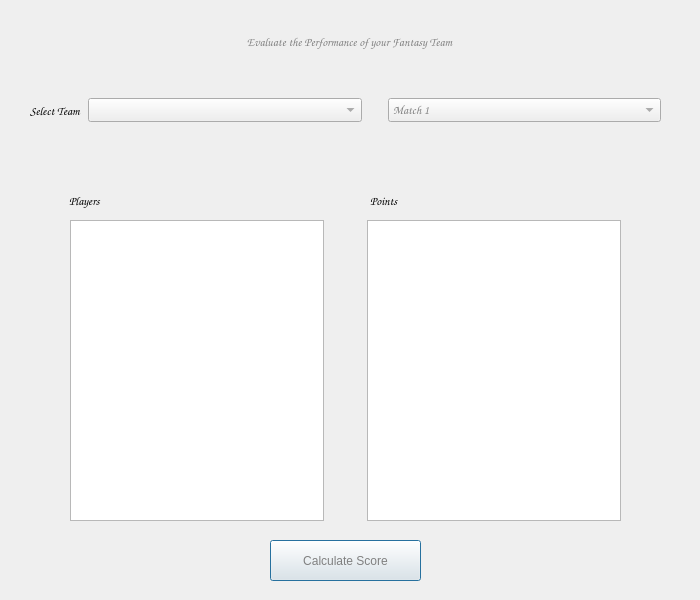
<?xml version="1.0" encoding="UTF-8"?>
<ui version="4.0">
 <class>Dialog</class>
 <widget class="QDialog" name="Dialog">
  <property name="geometry">
   <rect>
    <x>0</x>
    <y>0</y>
    <width>700</width>
    <height>600</height>
   </rect>
  </property>
  <property name="windowTitle">
   <string>Fantasy Cricket</string>
  </property>
  <widget class="QWidget" name="horizontalLayoutWidget">
   <property name="geometry">
    <rect>
     <x>30</x>
     <y>60</y>
     <width>631</width>
     <height>101</height>
    </rect>
   </property>
   <layout class="QHBoxLayout" name="horizontalLayout" stretch="0,1,0,1">
    <item>
     <widget class="QLabel" name="label">
      <property name="font">
       <font>
        <family>Comic Sans MS</family>
        <weight>75</weight>
        <bold>true</bold>
       </font>
      </property>
      <property name="text">
       <string>Select Team</string>
      </property>
     </widget>
    </item>
    <item>
     <widget class="QComboBox" name="cb0">
      <property name="font">
       <font>
        <family>Comic Sans MS</family>
       </font>
      </property>
      <property name="styleSheet">
       <string notr="true">color:gray;</string>
      </property>
     </widget>
    </item>
    <item>
     <spacer name="verticalSpacer">
      <property name="orientation">
       <enum>Qt::Vertical</enum>
      </property>
      <property name="sizeHint" stdset="0">
       <size>
        <width>20</width>
        <height>40</height>
       </size>
      </property>
     </spacer>
    </item>
    <item>
     <widget class="QComboBox" name="cb1">
      <property name="font">
       <font>
        <family>Comic Sans MS</family>
       </font>
      </property>
      <property name="styleSheet">
       <string notr="true">color:gray;</string>
      </property>
      <item>
       <property name="text">
        <string>Match 1</string>
       </property>
      </item>
      <item>
       <property name="text">
        <string>Match 2</string>
       </property>
      </item>
      <item>
       <property name="text">
        <string>Match 3</string>
       </property>
      </item>
      <item>
       <property name="text">
        <string>Match 4</string>
       </property>
      </item>
      <item>
       <property name="text">
        <string>Match 5</string>
       </property>
      </item>
     </widget>
    </item>
   </layout>
  </widget>
  <widget class="QWidget" name="horizontalLayoutWidget_2">
   <property name="geometry">
    <rect>
     <x>69</x>
     <y>180</y>
     <width>251</width>
     <height>41</height>
    </rect>
   </property>
   <layout class="QHBoxLayout" name="horizontalLayout_2">
    <item>
     <widget class="QLabel" name="label_2">
      <property name="font">
       <font>
        <family>Comic Sans MS</family>
        <weight>75</weight>
        <bold>true</bold>
       </font>
      </property>
      <property name="text">
       <string>Players</string>
      </property>
     </widget>
    </item>
   </layout>
  </widget>
  <widget class="QWidget" name="horizontalLayoutWidget_3">
   <property name="geometry">
    <rect>
     <x>370</x>
     <y>180</y>
     <width>251</width>
     <height>41</height>
    </rect>
   </property>
   <layout class="QHBoxLayout" name="horizontalLayout_3">
    <item>
     <widget class="QLabel" name="label_3">
      <property name="font">
       <font>
        <family>Comic Sans MS</family>
        <weight>75</weight>
        <bold>true</bold>
       </font>
      </property>
      <property name="text">
       <string>Points</string>
      </property>
     </widget>
    </item>
    <item>
     <widget class="QLabel" name="score">
      <property name="font">
       <font>
        <family>Comic Sans MS</family>
        <weight>75</weight>
        <bold>true</bold>
       </font>
      </property>
      <property name="styleSheet">
       <string notr="true">color:blue;</string>
      </property>
      <property name="text">
       <string/>
      </property>
     </widget>
    </item>
   </layout>
  </widget>
  <widget class="QWidget" name="horizontalLayoutWidget_4">
   <property name="geometry">
    <rect>
     <x>70</x>
     <y>220</y>
     <width>551</width>
     <height>301</height>
    </rect>
   </property>
   <layout class="QHBoxLayout" name="horizontalLayout_4">
    <item>
     <widget class="QListWidget" name="lw1">
      <property name="styleSheet">
       <string notr="true">font: 10pt &quot;Comic Sans MS&quot;;</string>
      </property>
     </widget>
    </item>
    <item>
     <spacer name="horizontalSpacer">
      <property name="orientation">
       <enum>Qt::Horizontal</enum>
      </property>
      <property name="sizeHint" stdset="0">
       <size>
        <width>40</width>
        <height>20</height>
       </size>
      </property>
     </spacer>
    </item>
    <item>
     <widget class="QListWidget" name="lw2">
      <property name="styleSheet">
       <string notr="true">font: 10pt &quot;Comic Sans MS&quot;;
color:blue;
</string>
      </property>
     </widget>
    </item>
   </layout>
  </widget>
  <widget class="QPushButton" name="pushButton">
   <property name="geometry">
    <rect>
     <x>270</x>
     <y>540</y>
     <width>151</width>
     <height>41</height>
    </rect>
   </property>
   <property name="styleSheet">
    <string notr="true">font: 75 10pt &quot;Comic Sans MS&quot;;
color:gray;
</string>
   </property>
   <property name="text">
    <string>Calculate Score</string>
   </property>
  </widget>
  <widget class="QLabel" name="label_5">
   <property name="geometry">
    <rect>
     <x>69</x>
     <y>30</y>
     <width>561</width>
     <height>23</height>
    </rect>
   </property>
   <property name="font">
    <font>
     <family>Comic Sans MS</family>
     <weight>75</weight>
     <bold>true</bold>
    </font>
   </property>
   <property name="styleSheet">
    <string notr="true">color:gray;</string>
   </property>
   <property name="text">
    <string>Evaluate the Performance of your Fantasy Team</string>
   </property>
   <property name="alignment">
    <set>Qt::AlignCenter</set>
   </property>
  </widget>
 </widget>
 <resources/>
 <connections/>
</ui>
